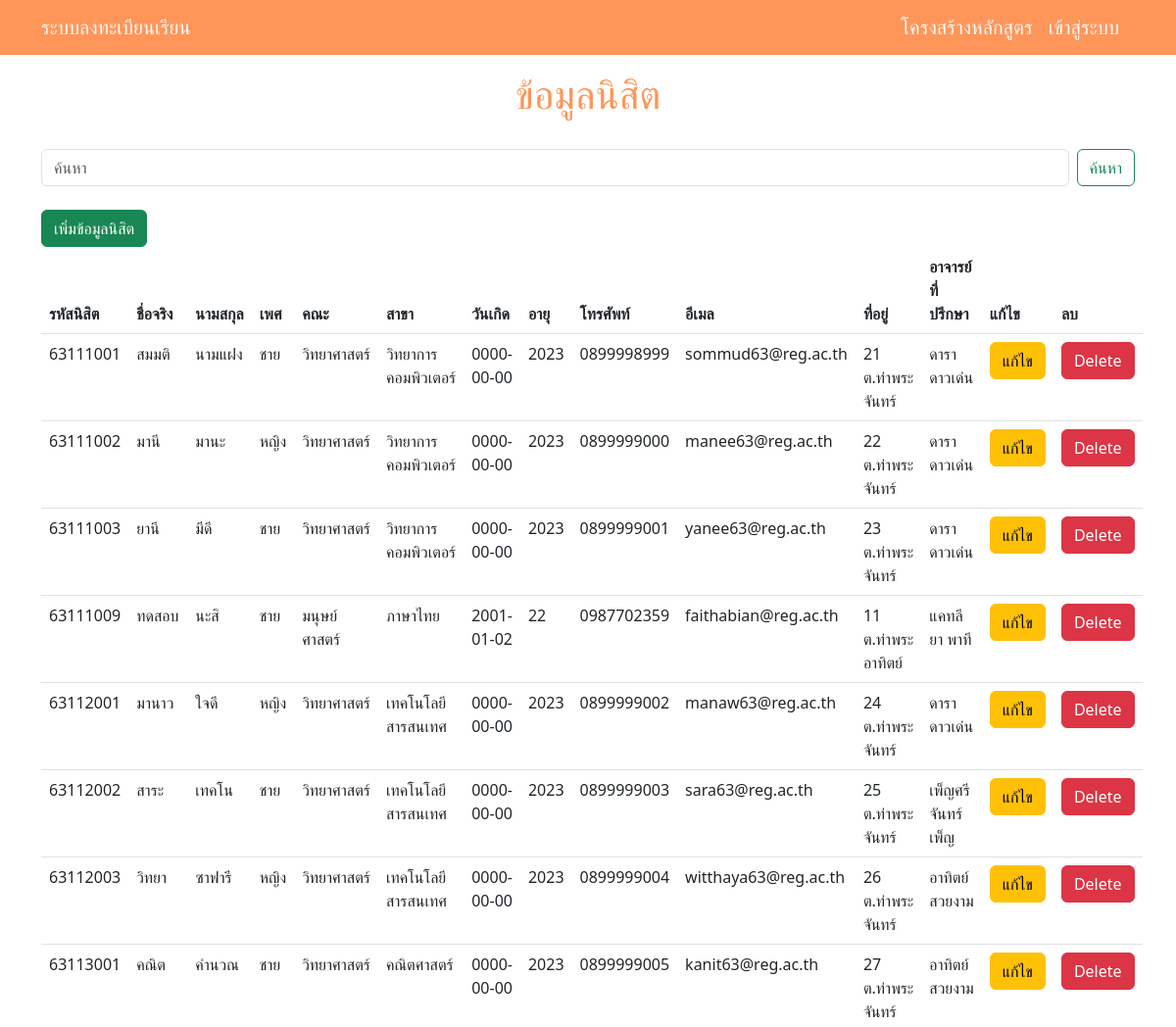
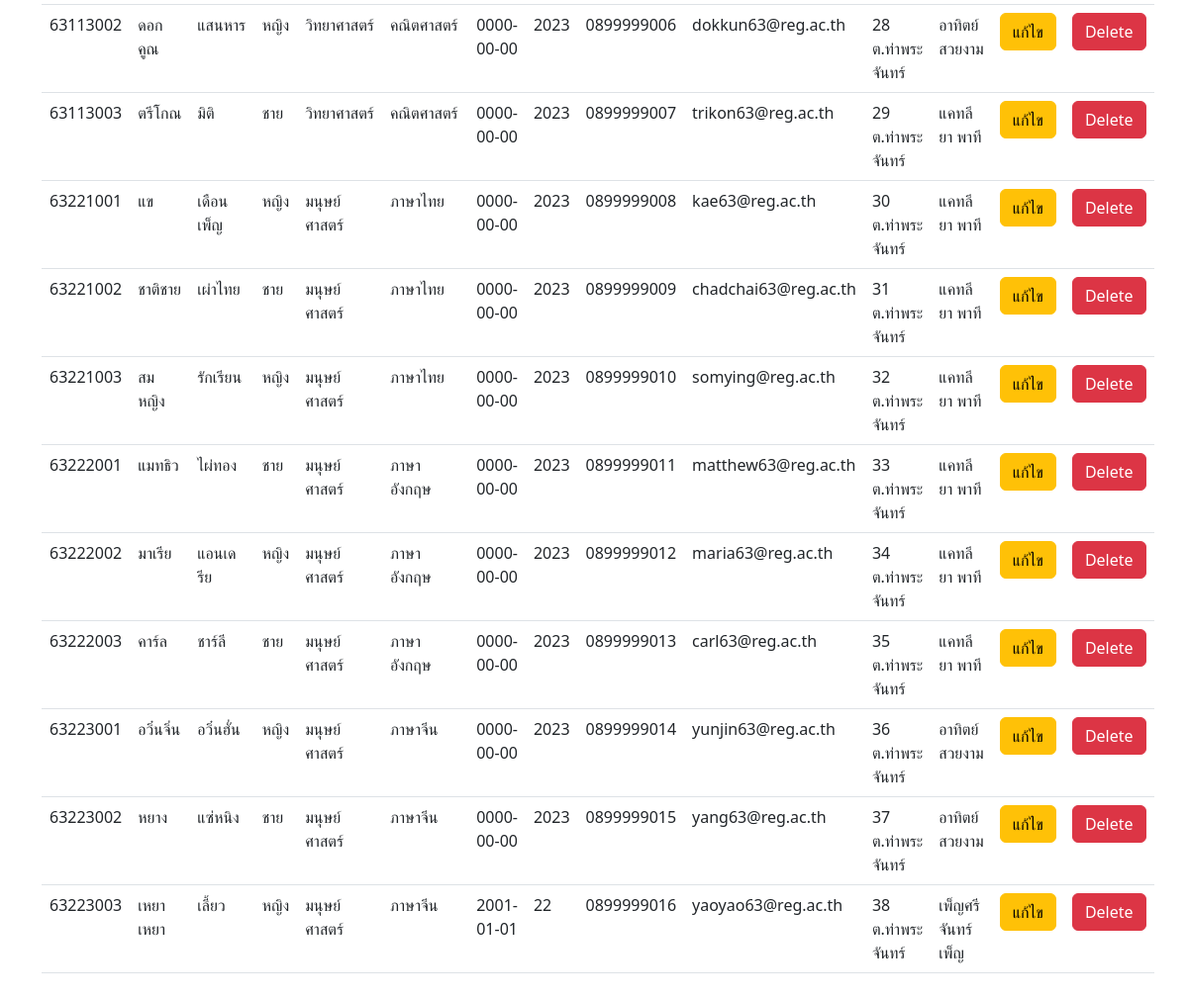
The page /stu_show.php on the database its author committed (2 pictures, top to bottom).
### tables this page shows
CREATE TABLE `student` (
  `user_id` varchar(8) NOT NULL,
  `stu_fname` varchar(30) NOT NULL,
  `stu_lname` varchar(30) NOT NULL,
  `stu_gender` varchar(30) NOT NULL,
  `stu_phone` varchar(10) NOT NULL,
  `stu_gpa` double NOT NULL,
  `stu_address` varchar(100) NOT NULL,
  `stu_email` varchar(30) NOT NULL,
  `stu_birth` date NOT NULL,
  `fac_id` varchar(8) NOT NULL,
  `branch_id` varchar(8) NOT NULL,
  `ra_id` varchar(2) NOT NULL,
  `advicer_id` varchar(8) DEFAULT NULL,
  `stu_year` int(2) NOT NULL
);

CREATE TABLE `faculty` (
  `fac_id` varchar(8) NOT NULL,
  `fac_name` varchar(30) NOT NULL,
  `fac_tel` varchar(30) NOT NULL
);

CREATE TABLE `branch` (
  `branch_id` varchar(6) NOT NULL,
  `branch_name` varchar(30) NOT NULL,
  `fac_id` varchar(8) NOT NULL
);

CREATE TABLE `employee` (
  `user_id` varchar(8) NOT NULL,
  `emp_fname` varchar(30) NOT NULL,
  `emp_lname` varchar(30) NOT NULL,
  `ra_id` varchar(2) NOT NULL,
  `emp_phone` varchar(10) NOT NULL,
  `emp_enroll` date NOT NULL,
  `emp_email` text NOT NULL,
  `emp_address` text NOT NULL,
  `emp_birth` date DEFAULT NULL,
  `fac_id` varchar(8) NOT NULL,
  `emp_gender` varchar(8) NOT NULL
);

### stu_show.php (the view, shortened to what this page needs)
<?php
include 'conn.php';
$txtKeyword = "";
?>
<!DOCTYPE html>
<html lang="en">
<head>
    <link href="https://cdn.jsdelivr.net/npm/bootstrap@5.3.0-alpha1/dist/css/bootstrap.min.css" rel="stylesheet"
>
</head>
<body>
<?php include "navbar.php"; ?>
    <div class="container py-5">
        <br>
        <div class="col-md-auto">
            <h1 class="text-center" style="color: #fe965a;">ข้อมูลนิสิต</h1><br>
        </div>
        <form class="d-flex" method="get">
        <input class="form-control me-2" type="text" placeholder="ค้นหา" aria-label="Search" name="txtKeyword" value="<?=$txtKeyword?>">
        <button class="btn btn-outline-success" type="submit">ค้นหา</button>
    </form>
    <br>
    <a href="form/stu_addForm.php" class="btn btn-success">เพิ่มข้อมูลนิสิต</a>
        <table class="table">
            <thead>
                <tr>
                    <th class="col-1">รหัสนิสิต</th>
                    <th class="col-1">ชื่อจริง</th>
                    <th class="col-1">นามสกุล</th>
                    <th>เพศ</th>
                    <th>คณะ</th>
                    <th>สาขา</th>
                    <th class="col-1">วันเกิด</th>
                    <th>อายุ</th>
                    <th>โทรศัพท์</th>
                    <th class="col-1">อีเมล</th>
                    <th class="col-1">ที่อยู่</th>
                    <th class="col-5">อาจารย์ที่ปรึกษา</th>
                    <th class="col-1">แก้ไข</th>
                    <th class="col-1">ลบ</th>
                </tr>
            </thead>
            <tbody>
                <?php $sql = "SELECT * ,student.user_id AS student_user_id FROM student
                INNER JOIN employee ON
                student.advicer_id = employee.user_id
                INNER JOIN faculty ON
                student.fac_id = faculty.fac_id
                INNER JOIN branch ON
                student.branch_id = branch.branch_id
                WHERE (student.user_id LIKE '%".$_GET["txtKeyword"]."%' or branch_name LIKE '%".$_GET["txtKeyword"]."%'
                or fac_name LIKE '%".$_GET["txtKeyword"]."%' or stu_gender LIKE '%".$_GET["txtKeyword"]."%'
                or stu_fname LIKE '%".$_GET["txtKeyword"]."%'
                or stu_lname LIKE '%".$_GET["txtKeyword"]."%'
                or emp_fname LIKE '%".$_GET["txtKeyword"]."%'
                or emp_lname LIKE '%".$_GET["txtKeyword"]."%'
                )";
                $result = mysqli_query($conn,$sql);
                while ($row = mysqli_fetch_assoc($result)):
                $birthdate = $row['stu_birth'];
                $dob = new DateTime($birthdate);
                $now = new DateTime();
                $diff = $now->diff($dob);
                $age = $diff->y;
                ?>
                <tr>
                    <td>
                        <?php echo $row['student_user_id']; ?>
                    </td>
                    <td>
                        <?php echo $row['stu_fname']; ?>
                    </td>
                    <td>
                        <?php echo $row['stu_lname']; ?>
                    </td>
                    <td>
                        <?php echo $row['stu_gender']; ?>
                    </td>
                    <td>
                        <?php echo $row['fac_name']; ?>
                    </td>
                    <td>
                        <?php echo $row['branch_name']; ?>
                    </td>
                    <td>
                        <?php echo $row['stu_birth']; ?>
                    </td>
                    <td>
                        <?php echo $age; ?>
                    </td>
                    <td>
                        <?php echo $row['stu_phone']; ?>
                    </td>
                    <td>
                        <?php echo $row['stu_email']; ?>
                    </td>
                    <td>
                        <?php echo $row['stu_address']; ?>
                    </td>
                    <td>
                    <?php echo $row['emp_fname']; ?>
                    <?php echo $row['emp_lname']; ?>
                    </td>
                    <td><a href="JavaScript:if(confirm('Confirm Edit?')==true){window.location='form/stu_editForm.php?userID=<?php echo $row['student_user_id'];?>';}" class="btn btn-warning">แก้ไข</a></td>
                    <td><a href="JavaScript:if(confirm('Confirm Delete?')==true){window.location='funtion/stu_del.php?userID=<?php echo $row['student_user_id'];?>';}" class="btn btn-danger">Delete</a></td>
                </tr>
                <?php endwhile; ?>
            </tbody>
        </table>
    </div>
</body>
</html>

### rows shown on the page
student: user_id "63111001", stu_fname "สมมติ", stu_lname "นามแฝง", stu_gender "ชาย", fac.fac_name "วิทยาศาสตร์", branch.branch_name "วิทยาการคอมพิวเตอร์", stu_birth "0000-00-00", stu_phone "0899998999", stu_email "sommud63@reg.ac.th", stu_address "21 ต.ท่าพระจันทร์", advicer.emp_fname "ดารา", advicer.emp_lname "ดาวเด่น"
student: user_id "63111002", stu_fname "มานี", stu_lname "มานะ", stu_gender "หญิง", fac.fac_name "วิทยาศาสตร์", branch.branch_name "วิทยาการคอมพิวเตอร์", stu_birth "0000-00-00", stu_phone "0899999000", stu_email "manee63@reg.ac.th", stu_address "22 ต.ท่าพระจันทร์", advicer.emp_fname "ดารา", advicer.emp_lname "ดาวเด่น"
student: user_id "63111003", stu_fname "ยานี", stu_lname "มีดี", stu_gender "ชาย", fac.fac_name "วิทยาศาสตร์", branch.branch_name "วิทยาการคอมพิวเตอร์", stu_birth "0000-00-00", stu_phone "0899999001", stu_email "yanee63@reg.ac.th", stu_address "23 ต.ท่าพระจันทร์", advicer.emp_fname "ดารา", advicer.emp_lname "ดาวเด่น"
student: user_id "63111009", stu_fname "ทดสอบ", stu_lname "นะสิ", stu_gender "ชาย", fac.fac_name "มนุษย์ศาสตร์", branch.branch_name "ภาษาไทย", stu_birth "2001-01-02", stu_phone "0987702359", stu_email "faithabian@reg.ac.th", stu_address "11 ต.ท่าพระอาทิตย์", advicer.emp_fname "แคทลียา", advicer.emp_lname "พาที"
student: user_id "63112001", stu_fname "มานาว", stu_lname "ใจดี", stu_gender "หญิง", fac.fac_name "วิทยาศาสตร์", branch.branch_name "เทคโนโลยีสารสนเทศ", stu_birth "0000-00-00", stu_phone "0899999002", stu_email "manaw63@reg.ac.th", stu_address "24 ต.ท่าพระจันทร์", advicer.emp_fname "ดารา", advicer.emp_lname "ดาวเด่น"
student: user_id "63112002", stu_fname "สาระ", stu_lname "เทคโน", stu_gender "ชาย", fac.fac_name "วิทยาศาสตร์", branch.branch_name "เทคโนโลยีสารสนเทศ", stu_birth "0000-00-00", stu_phone "0899999003", stu_email "sara63@reg.ac.th", stu_address "25 ต.ท่าพระจันทร์", advicer.emp_fname "เพ็ญศรี", advicer.emp_lname "จันทร์เพ็ญ"
student: user_id "63112003", stu_fname "วิทยา", stu_lname "ซาฟารี", stu_gender "หญิง", fac.fac_name "วิทยาศาสตร์", branch.branch_name "เทคโนโลยีสารสนเทศ", stu_birth "0000-00-00", stu_phone "0899999004", stu_email "witthaya63@reg.ac.th", stu_address "26 ต.ท่าพระจันทร์", advicer.emp_fname "อาทิตย์", advicer.emp_lname "สวยงาม"
student: user_id "63113001", stu_fname "คณิต", stu_lname "คำนวณ", stu_gender "ชาย", fac.fac_name "วิทยาศาสตร์", branch.branch_name "คณิตศาสตร์", stu_birth "0000-00-00", stu_phone "0899999005", stu_email "kanit63@reg.ac.th", stu_address "27 ต.ท่าพระจันทร์", advicer.emp_fname "อาทิตย์", advicer.emp_lname "สวยงาม"
student: user_id "63113002", stu_fname "ดอกคูณ", stu_lname "แสนหาร", stu_gender "หญิง", fac.fac_name "วิทยาศาสตร์", branch.branch_name "คณิตศาสตร์", stu_birth "0000-00-00", stu_phone "0899999006", stu_email "dokkun63@reg.ac.th", stu_address "28 ต.ท่าพระจันทร์", advicer.emp_fname "อาทิตย์", advicer.emp_lname "สวยงาม"
student: user_id "63113003", stu_fname "ตรีโกณ", stu_lname "มิติ", stu_gender "ชาย", fac.fac_name "วิทยาศาสตร์", branch.branch_name "คณิตศาสตร์", stu_birth "0000-00-00", stu_phone "0899999007", stu_email "trikon63@reg.ac.th", stu_address "29 ต.ท่าพระจันทร์", advicer.emp_fname "แคทลียา", advicer.emp_lname "พาที"
student: user_id "63221001", stu_fname "แข", stu_lname "เดือนเพ็ญ", stu_gender "หญิง", fac.fac_name "มนุษย์ศาสตร์", branch.branch_name "ภาษาไทย", stu_birth "0000-00-00", stu_phone "0899999008", stu_email "kae63@reg.ac.th", stu_address "30 ต.ท่าพระจันทร์", advicer.emp_fname "แคทลียา", advicer.emp_lname "พาที"
student: user_id "63221002", stu_fname "ชาติชาย", stu_lname "เผ่าไทย", stu_gender "ชาย", fac.fac_name "มนุษย์ศาสตร์", branch.branch_name "ภาษาไทย", stu_birth "0000-00-00", stu_phone "0899999009", stu_email "chadchai63@reg.ac.th", stu_address "31 ต.ท่าพระจันทร์", advicer.emp_fname "แคทลียา", advicer.emp_lname "พาที"
student: user_id "63221003", stu_fname "สมหญิง", stu_lname "รักเรียน", stu_gender "หญิง", fac.fac_name "มนุษย์ศาสตร์", branch.branch_name "ภาษาไทย", stu_birth "0000-00-00", stu_phone "0899999010", stu_email "somying@reg.ac.th", stu_address "32 ต.ท่าพระจันทร์", advicer.emp_fname "แคทลียา", advicer.emp_lname "พาที"
student: user_id "63222001", stu_fname "แมทธิว", stu_lname "ไผ่ทอง", stu_gender "ชาย", fac.fac_name "มนุษย์ศาสตร์", branch.branch_name "ภาษาอังกฤษ", stu_birth "0000-00-00", stu_phone "0899999011", stu_email "matthew63@reg.ac.th", stu_address "33 ต.ท่าพระจันทร์", advicer.emp_fname "แคทลียา", advicer.emp_lname "พาที"
student: user_id "63222002", stu_fname "มาเรีย", stu_lname "แอนเดรีย", stu_gender "หญิง", fac.fac_name "มนุษย์ศาสตร์", branch.branch_name "ภาษาอังกฤษ", stu_birth "0000-00-00", stu_phone "0899999012", stu_email "maria63@reg.ac.th", stu_address "34 ต.ท่าพระจันทร์", advicer.emp_fname "แคทลียา", advicer.emp_lname "พาที"
student: user_id "63222003", stu_fname "คาร์ล", stu_lname "ชาร์ลี", stu_gender "ชาย", fac.fac_name "มนุษย์ศาสตร์", branch.branch_name "ภาษาอังกฤษ", stu_birth "0000-00-00", stu_phone "0899999013", stu_email "carl63@reg.ac.th", stu_address "35 ต.ท่าพระจันทร์", advicer.emp_fname "แคทลียา", advicer.emp_lname "พาที"
student: user_id "63223001", stu_fname "อวิ๋นจิ่น", stu_lname "อวิ๋นฮั่น", stu_gender "หญิง", fac.fac_name "มนุษย์ศาสตร์", branch.branch_name "ภาษาจีน", stu_birth "0000-00-00", stu_phone "0899999014", stu_email "yunjin63@reg.ac.th", stu_address "36 ต.ท่าพระจันทร์", advicer.emp_fname "อาทิตย์", advicer.emp_lname "สวยงาม"
student: user_id "63223002", stu_fname "หยาง", stu_lname "แซ่หนิง", stu_gender "ชาย", fac.fac_name "มนุษย์ศาสตร์", branch.branch_name "ภาษาจีน", stu_birth "0000-00-00", stu_phone "0899999015", stu_email "yang63@reg.ac.th", stu_address "37 ต.ท่าพระจันทร์", advicer.emp_fname "อาทิตย์", advicer.emp_lname "สวยงาม"
student: user_id "63223003", stu_fname "เหยาเหยา", stu_lname "เลี้ยว", stu_gender "หญิง", fac.fac_name "มนุษย์ศาสตร์", branch.branch_name "ภาษาจีน", stu_birth "2001-01-01", stu_phone "0899999016", stu_email "yaoyao63@reg.ac.th", stu_address "38 ต.ท่าพระจันทร์", advicer.emp_fname "เพ็ญศรี", advicer.emp_lname "จันทร์เพ็ญ"
